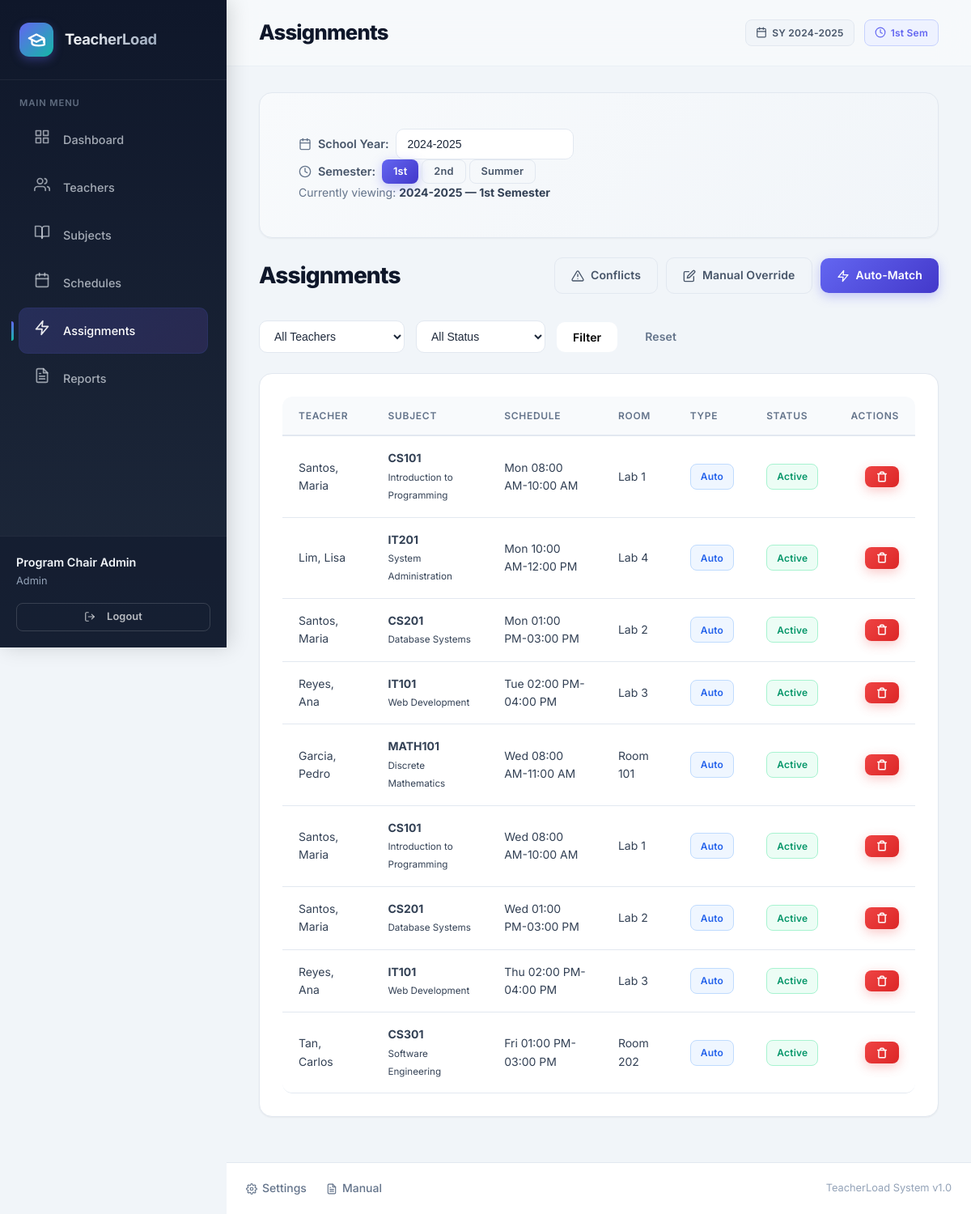
Page /modules/assignments/index.php (signed in) on the committed database.
### tables this page shows
CREATE TABLE `assignments` (
  `id` int(11) NOT NULL,
  `teacher_id` int(11) NOT NULL,
  `schedule_id` int(11) NOT NULL,
  `assigned_by` int(11) DEFAULT NULL,
  `assignment_type` enum('auto','manual') DEFAULT 'auto',
  `rationale` text DEFAULT NULL,
  `status` enum('active','removed','pending') DEFAULT 'pending',
  `created_at` timestamp NOT NULL DEFAULT current_timestamp(),
  `updated_at` timestamp NOT NULL DEFAULT current_timestamp() ON UPDATE current_timestamp()
);

CREATE TABLE `teachers` (
  `id` int(11) NOT NULL,
  `employee_id` varchar(20) NOT NULL,
  `first_name` varchar(50) NOT NULL,
  `last_name` varchar(50) NOT NULL,
  `email` varchar(100) DEFAULT NULL,
  `phone` varchar(20) DEFAULT NULL,
  `department` varchar(50) DEFAULT NULL,
  `max_units` decimal(4,1) DEFAULT 24.0,
  `min_units` decimal(4,1) DEFAULT 12.0,
  `employment_type` enum('full_time','part_time','contractual') DEFAULT 'full_time',
  `status` enum('active','inactive','on_leave') DEFAULT 'active',
  `created_at` timestamp NOT NULL DEFAULT current_timestamp(),
  `updated_at` timestamp NOT NULL DEFAULT current_timestamp() ON UPDATE current_timestamp()
);

CREATE TABLE `subjects` (
  `id` int(11) NOT NULL,
  `code` varchar(20) NOT NULL,
  `name` varchar(100) NOT NULL,
  `description` text DEFAULT NULL,
  `units` decimal(3,1) NOT NULL DEFAULT 3.0,
  `lecture_hours` decimal(4,1) DEFAULT 3.0,
  `lab_hours` decimal(4,1) DEFAULT 0.0,
  `department` varchar(50) DEFAULT NULL,
  `semester` enum('1st','2nd','summer') DEFAULT '1st',
  `year_level` int(11) DEFAULT 1,
  `is_active` tinyint(1) DEFAULT 1,
  `created_at` timestamp NOT NULL DEFAULT current_timestamp(),
  `updated_at` timestamp NOT NULL DEFAULT current_timestamp() ON UPDATE current_timestamp()
);

CREATE TABLE `schedules` (
  `id` int(11) NOT NULL,
  `subject_id` int(11) NOT NULL,
  `day_of_week` enum('Mon','Tue','Wed','Thu','Fri','Sat','Sun') NOT NULL,
  `start_time` time NOT NULL,
  `end_time` time NOT NULL,
  `room` varchar(50) DEFAULT NULL,
  `section` varchar(20) DEFAULT NULL,
  `school_year` varchar(20) DEFAULT NULL,
  `semester` enum('1st','2nd','summer') DEFAULT '1st',
  `is_active` tinyint(1) DEFAULT 1,
  `created_at` timestamp NOT NULL DEFAULT current_timestamp()
);

### config/database.php (called while the page is built, shortened)
<?php
class Database {
    private static ?PDO $instance = null;
    public static function getInstance(): PDO {
        if (self::$instance === null) {
            $host = 'localhost';
            $db   = 'teacher_load_system';
            $user = 'root';
            $pass = '';
            $charset = 'utf8mb4';
            $dsn = "mysql:host=$host;dbname=$db;charset=$charset";
            $options = [
                PDO::ATTR_ERRMODE            => PDO::ERRMODE_EXCEPTION,
                PDO::ATTR_DEFAULT_FETCH_MODE => PDO::FETCH_ASSOC,
                PDO::ATTR_EMULATE_PREPARES   => true,
            ];
            try {
                self::$instance = new PDO($dsn, $user, $pass, $options);
            } catch (\PDOException $e) {
                error_log("DB Connection failed: " . $e->getMessage());
                throw new \PDOException($e->getMessage(), (int)$e->getCode());
            }
        }
        return self::$instance;
    }
}

### models/Assignment.php (called while the page is built, shortened)
<?php
require_once __DIR__ . '/../config/database.php';
class Assignment {
    private PDO $db;
    public function __construct() {
        $this->db = Database::getInstance();
    }
    public function getAll(array $filters = [], int $page = 1, int $perPage = ITEMS_PER_PAGE): array {
        $where = ['1=1'];
        $params = [];
        if (!empty($filters['semester'])) {
            $where[] = "sch.semester = :sem";
            $params[':sem'] = $filters['semester'];
        }
        if (!empty($filters['school_year'])) {
            $where[] = "sch.school_year = :sy";
            $params[':sy'] = $filters['school_year'];
        }
        $whereSql = implode(' AND ', $where);
        $countStmt = $this->db->prepare("
            SELECT COUNT(*) FROM assignments a
            JOIN schedules sch ON a.schedule_id = sch.id
            WHERE $whereSql
        ");
        $countStmt->execute($params);
        $total = (int)$countStmt->fetchColumn();
        $offset = ($page - 1) * $perPage;
        $stmt = $this->db->prepare("
            SELECT a.*, t.first_name, t.last_name, sub.code as subject_code, sub.name as subject_name,
                   sub.units, sch.day_of_week, sch.start_time, sch.end_time, sch.room, sch.section
            FROM assignments a
            JOIN teachers t ON a.teacher_id = t.id
            JOIN schedules sch ON a.schedule_id = sch.id
            JOIN subjects sub ON sch.subject_id = sub.id
            WHERE $whereSql
            ORDER BY a.created_at DESC
            LIMIT :limit OFFSET :offset
        ");
        foreach ($params as $k => $v) $stmt->bindValue($k, $v);
        $stmt->bindValue(':limit', $perPage, PDO::PARAM_INT);
        $stmt->bindValue(':offset', $offset, PDO::PARAM_INT);
        $stmt->execute();
        return ['data' => $stmt->fetchAll(), 'total' => $total, 'page' => $page, 'perPage' => $perPage, 'totalPages' => (int)ceil($total / $perPage)];
    }
}

### includes/functions.php (called while the page is built, shortened)
<?php
function sanitize($input) {
    return htmlspecialchars(strip_tags(trim($input)), ENT_QUOTES, 'UTF-8');
}

### modules/assignments/index.php (the view, shortened to what this page needs)
<?php
require_once __DIR__ . '/../../includes/functions.php';
require_once __DIR__ . '/../../models/Assignment.php';
$model = new Assignment();
$currentSem = $_SESSION['current_semester'] ?? '1st';
$currentSY = $_SESSION['current_school_year'] ?? '2024-2025';
$filters = [
    'teacher_id' => $_GET['teacher_id'] ?? '',
    'status' => $_GET['status'] ?? '',
    'assignment_type' => $_GET['type'] ?? '',
    'semester' => $currentSem,
    'school_year' => $currentSY
];
$page = (int)($_GET['page'] ?? 1);
$result = $model->getAll($filters, $page);
$assignments = $result['data'];
require __DIR__ . '/../../includes/header.php';
?>
<div class="card" style="margin-bottom: 1.5rem; background: linear-gradient(135deg, #f8fafc 0%, #f1f5f9 100%); border: 1px solid #e2e8f0;">
    <form method="POST" class="filter-bar" style="gap: 1rem; align-items: center; padding: 1rem 1.25rem; margin-bottom: 0;">
        <div style="display: flex; align-items: center; gap: 0.5rem;">
            <svg width="16" height="16" viewBox="0 0 24 24" fill="none" stroke="#64748b" stroke-width="2" stroke-linecap="round" stroke-linejoin="round"><rect x="3" y="4" width="18" height="18" rx="2" ry="2"/><line x1="16" y1="2" x2="16" y2="6"/><line x1="8" y1="2" x2="8" y2="6"/><line x1="3" y1="10" x2="21" y2="10"/></svg>
            <label style="font-weight: 600; color: #475569; font-size: 0.9rem;">School Year:</label>
            <input type="text" name="school_year" value="<?= htmlspecialchars($currentSY) ?>" class="filter-input" style="width: 120px;" onchange="this.form.submit()">
        </div>
        <div style="display: flex; align-items: center; gap: 0.5rem;">
            <svg width="16" height="16" viewBox="0 0 24 24" fill="none" stroke="#64748b" stroke-width="2" stroke-linecap="round" stroke-linejoin="round"><circle cx="12" cy="12" r="10"/><polyline points="12 6 12 12 16 14"/></svg>
            <label style="font-weight: 600; color: #475569; font-size: 0.9rem;">Semester:</label>
            <div style="display: flex; gap: 0.25rem;">
                <button type="submit" name="semester" value="1st" class="btn btn-sm <?= $currentSem === '1st' ? 'btn-primary' : 'btn-outline' ?>">1st</button>
                <button type="submit" name="semester" value="2nd" class="btn btn-sm <?= $currentSem === '2nd' ? 'btn-primary' : 'btn-outline' ?>">2nd</button>
                <button type="submit" name="semester" value="summer" class="btn btn-sm <?= $currentSem === 'summer' ? 'btn-primary' : 'btn-outline' ?>">Summer</button>
            </div>
        </div>
        <div style="margin-left: auto; font-size: 0.875rem; color: #64748b;">
            Currently viewing: <strong style="color: #334155;"><?= htmlspecialchars($currentSY) ?> — <?= htmlspecialchars($currentSem) ?> Semester</strong>
        </div>
    </form>
</div>
<div class="page-toolbar">
    <h2>Assignments</h2>
    <div class="toolbar-actions">
        <a href="<?= BASE_URL ?>/modules/assignments/conflicts.php" class="btn btn-outline">
            Conflicts
        </a>
        <a href="<?= BASE_URL ?>/modules/assignments/override.php" class="btn btn-outline">
            <svg width="16" height="16" viewBox="0 0 24 24" fill="none" stroke="currentColor" stroke-width="2" stroke-linecap="round" stroke-linejoin="round"><path d="M11 4H4a2 2 0 0 0-2 2v14a2 2 0 0 0 2 2h14a2 2 0 0 0 2-2v-7"/><path d="M18.5 2.5a2.121 2.121 0 0 1 3 3L12 15l-4 1 1-4 9.5-9.5z"/></svg>
            Manual Override
        </a>
        <a href="<?= BASE_URL ?>/modules/assignments/generate.php" class="btn btn-primary">
            <svg width="16" height="16" viewBox="0 0 24 24" fill="none" stroke="currentColor" stroke-width="2" stroke-linecap="round" stroke-linejoin="round"><polygon points="13 2 3 14 12 14 11 22 21 10 12 10 13 2"/></svg>
            Auto-Match
        </a>
    </div>
</div>
<div class="filter-bar">
    <form method="GET" class="filter-form">
        <select name="teacher_id" class="filter-select">
            <option value="">All Teachers</option>
        </select>
        <select name="status" class="filter-select">
            <option value="">All Status</option>
        </select>
        <button type="submit" class="btn btn-secondary">Filter</button>
        <a href="<?= BASE_URL ?>/modules/assignments/" class="btn btn-ghost">Reset</a>
    </form>
</div>
<div class="card">
    <div class="table-responsive">
        <table class="data-table">
            <thead>
                <tr>
                    <th>Teacher</th>
                    <th>Subject</th>
                    <th>Schedule</th>
                    <th>Room</th>
                    <th>Type</th>
                    <th>Status</th>
                    <th class="actions">Actions</th>
                </tr>
            </thead>
            <tbody>
                <?php if (empty($assignments)): ?>
                    <tr>
                        <td colspan="7" class="empty-cell">
                            <div class="empty-state">
                                <div class="empty-state-icon">⚡</div>
                                <div>No assignments found for this semester.</div>
                            </div>
                        </td>
                    </tr>
                <?php else: ?>
                    <?php foreach ($assignments as $a): ?>
                        <tr>
                            <td><?= sanitize($a['last_name'] . ', ' . $a['first_name']) ?></td>
                            <td><strong><?= sanitize($a['subject_code']) ?></strong><br><small><?= sanitize($a['subject_name']) ?></small></td>
                            <td><?= sanitize($a['day_of_week']) ?> <?= date('h:i A', strtotime($a['start_time'])) ?>-<?= date('h:i A', strtotime($a['end_time'])) ?></td>
                            <td><?= sanitize($a['room'] ?? '-') ?></td>
                            <td><span class="badge badge-<?= $a['assignment_type'] === 'auto' ? 'info' : 'warning' ?>"><?= ucfirst($a['assignment_type']) ?></span></td>
                            <td><span class="badge badge-<?= $a['status'] === 'active' ? 'success' : ($a['status'] === 'pending' ? 'warning' : 'danger') ?>"><?= ucfirst($a['status']) ?></span></td>
                            <td class="actions">
                                <a href="#" onclick="deleteAssignment(<?= $a['id'] ?>)" class="btn btn-sm btn-danger" title="Remove">
                                    <svg width="14" height="14" viewBox="0 0 24 24" fill="none" stroke="currentColor" stroke-width="2.5" stroke-linecap="round" stroke-linejoin="round"><polyline points="3 6 5 6 21 6"/><path d="M19 6v14a2 2 0 0 1-2 2H7a2 2 0 0 1-2-2V6m3 0V4a2 2 0 0 1 2-2h4a2 2 0 0 1 2 2v2"/></svg>
                                </a>
                            </td>
                        </tr>
                    <?php endforeach; ?>
                <?php endif; ?>
            </tbody>
        </table>
    </div>
</div>
<?php require __DIR__ . '/../../includes/footer.php'; ?>

### assets/css/main.css (style rules this page uses)
:root { --primary-50:#eef2ff;--primary-100:#e0e7ff;--primary-200:#c7d2fe;--primary-300:#a5b4fc;--primary-400:#818cf8;--primary-500:#6366f1;--primary-600:#4f46e5;--primary-700:#4338ca;--primary-800:#3730a3;--primary-900:#312e81;--accent-500:#14b8a6;--accent-600:#0d9488;--slate-50:#f8fafc;--slate-100:#f1f5f9;--slate-200:#e2e8f0;--slate-300:#cbd5e1;--slate-400:#94a3b8;--slate-500:#64748b;--slate-600:#475569;--slate-700:#334155;--slate-800:#1e293b;--slate-900:#0f172a;--success:#10b981;--success-light:#d1fae5;--warning:#f59e0b;--warning-light:#fef3c7;--danger:#ef4444;--danger-light:#fee2e2;--info:#0ea5e9;--info-light:#e0f2fe;--bg-body:#f1f5f9;--bg-card:#fff;--bg-sidebar:#0f172a;--bg-sidebar-hover:rgba(255,255,255,0.06);--bg-sidebar-active:rgba(99,102,241,0.18);--border-light:#e2e8f0;--border-medium:#cbd5e1;--shadow-sm:0 1px 2px 0 rgb(0 0 0 / 0.05);--shadow-md:0 4px 6px -1px rgb(0 0 0 / 0.07),0 2px 4px -2px rgb(0 0 0 / 0.05);--shadow-lg:0 10px 15px -3px rgb(0 0 0 / 0.08),0 4px 6px -4px rgb(0 0 0 / 0.04);--shadow-glow:0 0 0 3px rgba(99,102,241,0.15);--font-sans:'Inter',-apple-system,BlinkMacSystemFont,'Segoe UI',Roboto,sans-serif;--radius-sm:8px;--radius-md:10px;--radius-lg:14px;--radius-xl:20px;--primary:var(--primary-500);--primary-dark:var(--primary-700);--accent:var(--accent-500);--gray-50:var(--slate-50);--gray-100:var(--slate-100);--gray-300:var(--slate-300);--gray-400:var(--slate-400);--gray-500:var(--slate-500);--gray-600:var(--slate-600);--gray-700:var(--slate-700);--gray-800:var(--slate-800);--gray-900:var(--slate-900);--surface:#fff;--border:var(--slate-200);--bg-primary:var(--slate-100) }
* { box-sizing:border-box;margin:0;padding:0 }
html { scroll-behavior:smooth }
body { font-family:var(--font-sans);background:var(--bg-body);color:var(--slate-800);line-height:1.6;-webkit-font-smoothing:antialiased }
.btn { padding:0.65rem 1.25rem;border:2px solid transparent;border-radius:var(--radius-md);font-size:0.875rem;font-family:var(--font-sans);font-weight:600;cursor:pointer;transition:all 0.2s;text-decoration:none;display:inline-flex;align-items:center;justify-content:center;gap:0.4rem;white-space:nowrap }
.btn-primary { background:#fff;color:#000;border-color:var(--primary-500) }
.btn-danger { background:#fff;color:#000;border-color:var(--danger) }
.btn-secondary { background:#fff;color:#000;border-color:var(--slate-400) }
.btn-outline { background:#fff;color:#000;border-color:var(--border-medium) }
.btn-ghost { background:transparent;color:#000;border-color:transparent }
.btn-sm { padding:0.4rem 0.75rem;font-size:0.8rem }
.badge { display:inline-flex;align-items:center;padding:0.25rem 0.6rem;border-radius:9999px;font-size:0.75rem;font-weight:600;white-space:nowrap }
.badge-success { background:var(--success-light);color:#065f46 }
.badge-info { background:var(--info-light);color:#075985 }
.card { background:var(--bg-card);border-radius:var(--radius-lg);border:1px solid var(--border-light);box-shadow:var(--shadow-sm);overflow:hidden;margin-bottom:1.5rem }
.table-responsive { overflow-x:auto }
.data-table { width:100%;border-collapse:collapse;font-size:0.9rem }
.data-table th,.data-table td { padding:0.85rem 1rem;text-align:left;border-bottom:1px solid var(--border-light) }
.data-table th { font-weight:600;font-size:0.8rem;text-transform:uppercase;letter-spacing:0.04em;color:var(--slate-500);background:var(--slate-50) }
.data-table td.actions { white-space:nowrap;width:1% }
.page-toolbar { display:flex;align-items:center;justify-content:space-between;margin-bottom:1.25rem;gap:1rem }
.page-toolbar h2 { font-size:1.35rem;font-weight:700;color:var(--slate-900) }
.toolbar-actions { display:flex;align-items:center;gap:0.5rem }
.filter-bar { margin-bottom:1.25rem }
.filter-form { display:flex;flex-wrap:wrap;align-items:center;gap:0.5rem }
.filter-input,.filter-select { padding:0.55rem 0.75rem;border:1.5px solid var(--border-light);border-radius:var(--radius-md);font-size:0.875rem;color:var(--slate-800);background:#fff;min-width:160px }

### rows in the picture
assignments: teacher.first_name "Santos, Maria", subjects.code "CS101", subjects.name "Introduction to Programming", schedule.day_of_week "Mon", schedule.start_time "08:00 AM", schedule.end_time "10:00 AM", schedule.room "Lab 1", assignment_type "Auto", status "Active"
assignments: teacher.first_name "Lim, Lisa", subjects.code "IT201", subjects.name "System Administration", schedule.day_of_week "Mon", schedule.start_time "10:00 AM", schedule.end_time "12:00 PM", schedule.room "Lab 4", assignment_type "Auto", status "Active"
assignments: teacher.first_name "Santos, Maria", subjects.code "CS201", subjects.name "Database Systems", schedule.day_of_week "Mon", schedule.start_time "01:00 PM", schedule.end_time "03:00 PM", schedule.room "Lab 2", assignment_type "Auto", status "Active"
assignments: teacher.first_name "Reyes, Ana", subjects.code "IT101", subjects.name "Web Development", schedule.day_of_week "Tue", schedule.start_time "02:00 PM", schedule.end_time "04:00 PM", schedule.room "Lab 3", assignment_type "Auto", status "Active"
assignments: teacher.first_name "Garcia, Pedro", subjects.code "MATH101", subjects.name "Discrete Mathematics", schedule.day_of_week "Wed", schedule.start_time "08:00 AM", schedule.end_time "11:00 AM", schedule.room "Room 101", assignment_type "Auto", status "Active"
assignments: teacher.first_name "Santos, Maria", subjects.code "CS101", subjects.name "Introduction to Programming", schedule.day_of_week "Wed", schedule.start_time "08:00 AM", schedule.end_time "10:00 AM", schedule.room "Lab 1", assignment_type "Auto", status "Active"
assignments: teacher.first_name "Santos, Maria", subjects.code "CS201", subjects.name "Database Systems", schedule.day_of_week "Wed", schedule.start_time "01:00 PM", schedule.end_time "03:00 PM", schedule.room "Lab 2", assignment_type "Auto", status "Active"
assignments: teacher.first_name "Reyes, Ana", subjects.code "IT101", subjects.name "Web Development", schedule.day_of_week "Thu", schedule.start_time "02:00 PM", schedule.end_time "04:00 PM", schedule.room "Lab 3", assignment_type "Auto", status "Active"
assignments: teacher.first_name "Tan, Carlos", subjects.code "CS301", subjects.name "Software Engineering", schedule.day_of_week "Fri", schedule.start_time "01:00 PM", schedule.end_time "03:00 PM", schedule.room "Room 202", assignment_type "Auto", status "Active"

### other values in the picture
$item['label'] "Dashboard"
$item['label'] "Teachers"
$item['label'] "Subjects"
$item['label'] "Schedules"
$item['label'] "Assignments"
$item['label'] "Reports"
$_SESSION['user_data']['full_name'] "Program Chair Admin"
$_SESSION['user_data']['role'] "Admin"
$pageTitle "Assignments"
$_SESSION['current_school_year'] "2024-2025"
$_SESSION['current_semester'] "1st"
$currentSY "2024-2025"
$currentSem "1st"
